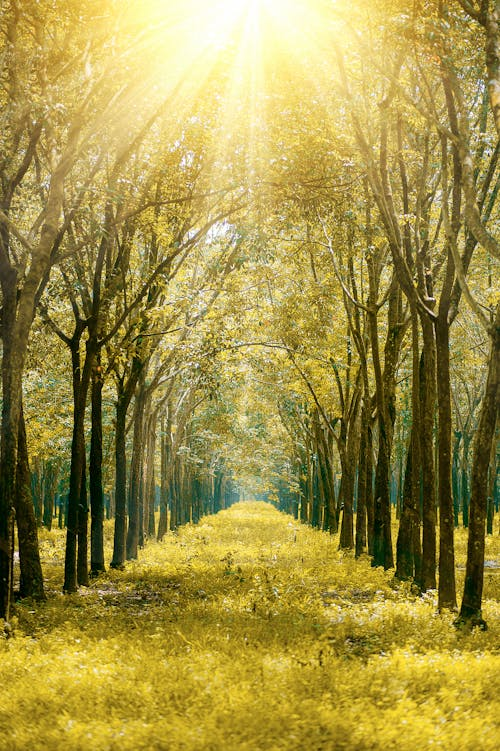
#> input picture photos/v1.jpeg, 500 x 751 px, found by its file name
$ python HistIP.py   (older library calls are emulated)
#> lines starting #> are read from the running program, lines starting #| are printed output that depends on the picture
### src/BaseIP.py
import cv2
import numpy as np
import  enum
class ColorType(enum.IntEnum):
    USE_RGB = 1
    USE_RGBA =2
    USE_HSV = 3
    USE_YUV = 4
class resize_flag(enum.IntEnum):
    relative=1
    Absolute=2
class BaseIP:
    def __init__(self):
        self.pos_x=0
        self.pos_y=0
        self.angle=0
    @staticmethod
    def ImRead(path,code=cv2.IMREAD_UNCHANGED):
        #cv2.IMREAD_COLOR,cv2.IMREAD_GRAYSCALE,cv2.IMREAD_UNCHANGED
#> called with path = 'v1.jpeg', code = -1
        return cv2.imread   (path,code)
#> returned value is the input picture: shape (751, 500, 3); mean B, G, R 70.3, 145.8, 160.8
#> call 2 of ImRead, with path = 'v2.jpg', code = -1
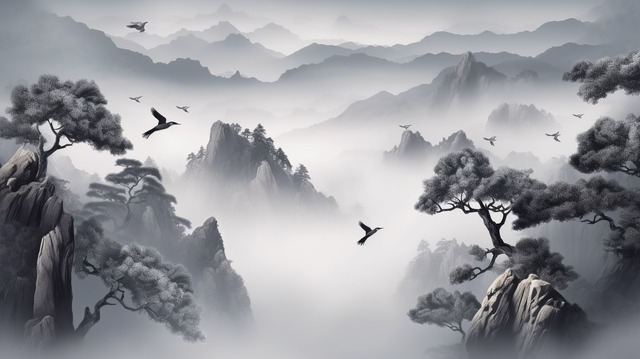
#> input picture photos/v2.jpg, 640 x 359 px, found by its file name
#> in ImRead, returned value is the input picture: shape (359, 640, 3); mean B, G, R 158.9, 153.9, 153

    # [4 lines left out: function ImWrite, not called in this run]

    @staticmethod
    def Imshow(img,windowname):
        cv2.namedWindow(windowname,cv2.WINDOW_NORMAL)
        cv2.imshow(windowname,img)
        cv2.waitKey(0)
    # [13 lines left out: function resize, not called in this run]


    @staticmethod
    def copyMakeBorder(img, top, bottom, left, right, value=[255, 255, 255]):
        return cv2.copyMakeBorder(img, top, bottom, left, right, borderType=cv2.BORDER_CONSTANT, value=value)
    # [36 lines left out: functions removeBorder, Split, merge, shift_pos, rotate, not called in this run]


# [8 lines that do not run on import are left out]


### src/HistIP.py

from BaseIP import BaseIP,ColorType,resize_flag
import matplotlib.pyplot as plt
import numpy as np
import cv2

class HistIP(BaseIP):
    def __init__(self) -> None:
        super().__init__()
        pass

    def CalcGrayHist(self,src_gray,mask=None):
        hist=cv2.calcHist([src_gray], [0], mask, [256], [0, 256])
        return hist


    def CalcColorHist(self,SrcColor,mask=None):
        histb=cv2.calcHist([SrcColor], [0], mask, [256], [0, 256])
        histg=cv2.calcHist([SrcColor], [1], mask, [256], [0, 256])
        histr=cv2.calcHist([SrcColor], [2], mask, [256], [0, 256])
        return histb,histg,histr

    def ShowGrayHist(self,winname,value=None):
        plt.plot(value, color='k')
        plt.title(winname)
        plt.xlabel('Pixel Value')
        plt.ylabel('Frequency')
        plt.show()

    def ShowColorHist(self, winname, b_value=None,g_value=None,r_value=None):
        plt.plot(b_value, color='b')
        plt.plot(g_value, color='g')
        plt.plot(r_value, color='r')
        plt.title(winname)
        plt.xlabel('Pixel Value')
        plt.ylabel('Frequency')
        plt.show()

    def MonoEqualize_gray(self,SrcGray):
        return cv2.equalizeHist(SrcGray)

    def MonoEqualize_rgb(self, src):
        b,g,r=self.Split(src)
        b_c=cv2.equalizeHist(b)
        g_c=cv2.equalizeHist(g)
        r_c=cv2.equalizeHist(r)
        return self.merge(b_c,g_c,r_c)

    def calc_cdf(self,hist_1,hist_2,hist_3,CType):
        if CType==1:
            sum_hist_b = cv2.calcHist([hist_1], [0], None, [256], [0, 256]).cumsum()
            sum_hist_g = cv2.calcHist([hist_2], [0], None, [256], [0, 256]).cumsum()
            sum_hist_r = cv2.calcHist([hist_3], [0], None, [256], [0, 256]).cumsum()

            normalized_hist_b = sum_hist_b / sum_hist_b[-1]
            normalized_hist_g = sum_hist_g / sum_hist_g[-1]
            normalized_hist_r = sum_hist_r / sum_hist_r[-1]
            return normalized_hist_b,normalized_hist_g,normalized_hist_r
        elif CType==3:
            sum_hist_v = cv2.calcHist([hist_3], [0], None, [256], [0, 256]).cumsum()
            normalized_hist_v = sum_hist_v / sum_hist_v[-1]
            return normalized_hist_v
        elif CType==4:
            sum_hist_y = cv2.calcHist([hist_1], [0], None, [256], [0, 256]).cumsum()
            normalized_hist_y = sum_hist_y / sum_hist_y[-1]
            return normalized_hist_y

    def interpolate_histogram(self,src_hist, ref_hist, intensity):
            # Create intermediate target histogram by interpolating between source and reference histograms
            target_hist = src_hist + intensity * (ref_hist - src_hist)
            return target_hist


    def HistMatching(self, SrcImg, RefImg, CType=ColorType.USE_RGB, intensity=1.0):
        # Convert copies to avoid modifying original images
#> called with CType = 1, intensity = 0.5
        src_converted = SrcImg.copy()
        ref_converted = RefImg.copy()


        if CType == ColorType.USE_RGB:
            # Calculate histograms for each channel
            src_b, src_g, src_r = cv2.split(src_converted)
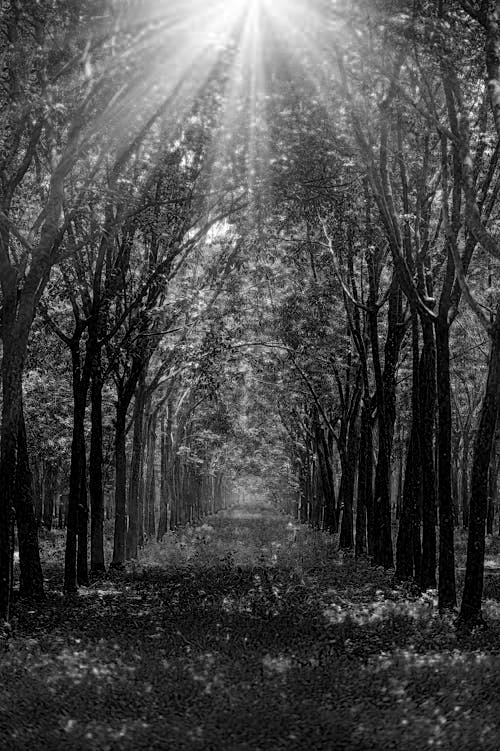
#> src_b: shape (751, 500); min 0, max 255, mean 70.3
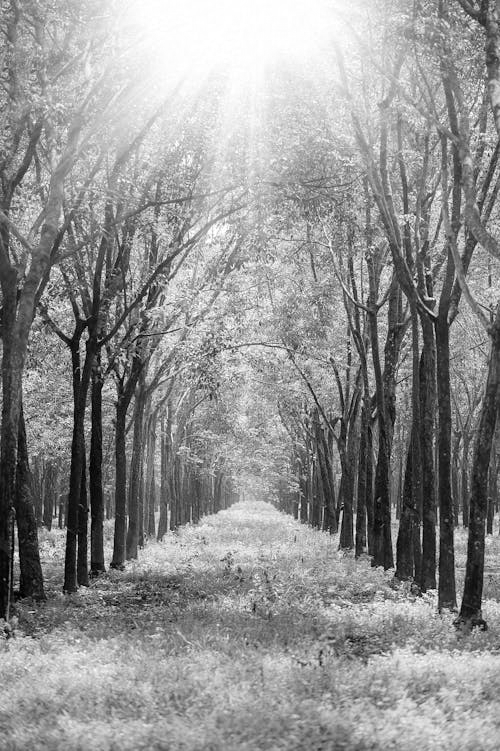
#> src_g: shape (751, 500); min 0, max 255, mean 145.8
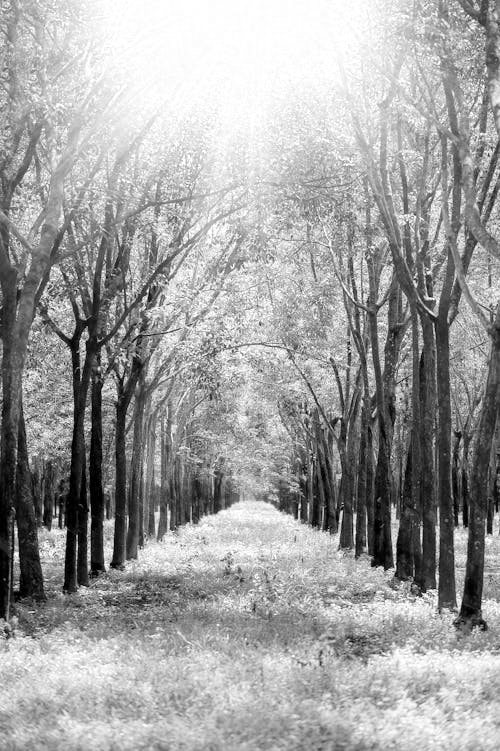
#> src_r: shape (751, 500); min 0, max 255, mean 160.8
            ref_b, ref_g, ref_r = cv2.split(ref_converted)

            # Calculate cumulative histograms for each channel
            src_hist_b,src_hist_g,src_hist_r=self.calc_cdf(src_b,src_g,src_r,CType)
#> in calc_cdf, `sum_hist_b = cv2.calcHist([hist_1], [0], None, [256], [0, 256]).cumsum()`: sum_hist_b = 256 values from 20142 to 375500
#> in calc_cdf, `sum_hist_g = cv2.calcHist([hist_2], [0], None, [256], [0, 256]).cumsum()`: sum_hist_g = 256 values from 29 to 375500
#> in calc_cdf, `sum_hist_r = cv2.calcHist([hist_3], [0], None, [256], [0, 256]).cumsum()`: sum_hist_r = 256 values from 1098 to 375500
#> in calc_cdf, `normalized_hist_b = sum_hist_b / sum_hist_b[-1]`: normalized_hist_b = 256 values from 0.0536 to 1
#> in calc_cdf, `normalized_hist_g = sum_hist_g / sum_hist_g[-1]`: normalized_hist_g = 256 values from 7.72e-05 to 1
#> in calc_cdf, `normalized_hist_r = sum_hist_r / sum_hist_r[-1]`: normalized_hist_r = 256 values from 0.00292 to 1
#> src_hist_b = 256 values from 0.0536 to 1; src_hist_g = 256 values from 7.72e-05 to 1; src_hist_r = 256 values from 0.00292 to 1
            ref_hist_b,ref_hist_g,ref_hist_r=self.calc_cdf(ref_b,ref_g,ref_r,CType)
#> ref_hist_b = 256 values from 0 to 1; ref_hist_g = 256 values from 4.35e-06 to 1; ref_hist_r = 256 values from 0 to 1

            # Interpolate target histograms
            target_hist_b = self.interpolate_histogram(src_hist_b, ref_hist_b, intensity)
#> in interpolate_histogram, `target_hist = src_hist + intensity * (ref_hist - src_hist)`: target_hist = 256 values from 0.0268 to 1
#> target_hist_b = 256 values from 0.0268 to 1
            target_hist_g = self.interpolate_histogram(src_hist_g, ref_hist_g, intensity)
#> target_hist_g = 256 values from 4.08e-05 to 1
            target_hist_r = self.interpolate_histogram(src_hist_r, ref_hist_r, intensity)
#> target_hist_r = 256 values from 0.00146 to 1

            # Create lookup tables
            lut_b = np.interp(src_hist_b, target_hist_b, np.arange(256))
#> lut_b = 256 values from 9.15 to 255
            lut_g = np.interp(src_hist_g, target_hist_g, np.arange(256))
#> lut_g = 256 values from 0.72 to 255
            lut_r = np.interp(src_hist_r, target_hist_r, np.arange(256))
#> lut_r = 256 values from 3.85 to 255

            # Apply lookup tables
            b = cv2.LUT(src_b, lut_b.astype(np.uint8))
            g = cv2.LUT(src_g, lut_g.astype(np.uint8))
            r = cv2.LUT(src_r, lut_r.astype(np.uint8))

            return cv2.merge([b, g, r])
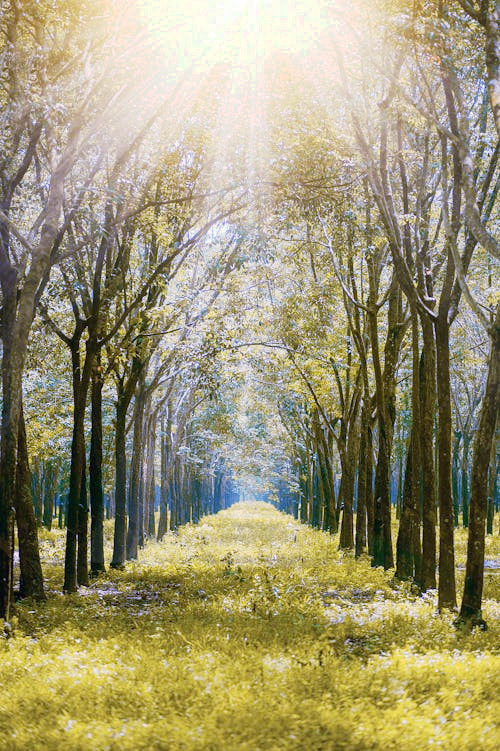
#> returned value: shape (751, 500, 3); mean of channels 0, 1, 2 114.7, 149.4, 156.5; drawn as B, G, R

        elif CType == ColorType.USE_HSV:
            src_hsv = cv2.cvtColor(src_converted, cv2.COLOR_BGR2HSV)
            ref_hsv = cv2.cvtColor(ref_converted, cv2.COLOR_BGR2HSV)

            # Only match V channel, preserve H and S
            h, s, v = cv2.split(src_hsv)
            _, _, ref_v = cv2.split(ref_hsv)

            # Calculate and interpolate V channel histogram
            src_hist_v=self.calc_cdf(h,s,v,CType)
            ref_hist_v=self.calc_cdf(_,_,ref_v,CType)


            target_hist_v = self.interpolate_histogram(src_hist_v, ref_hist_v, intensity)
            lut_v = np.interp(src_hist_v, target_hist_v, np.arange(256))

            v_matched = cv2.LUT(v, lut_v.astype(np.uint8))
            hsv_matched = cv2.merge([h, s, v_matched])

            return cv2.cvtColor(hsv_matched, cv2.COLOR_HSV2BGR)

        elif CType == ColorType.USE_YUV:
            src_yuv = cv2.cvtColor(src_converted, cv2.COLOR_BGR2YUV)
            ref_yuv = cv2.cvtColor(ref_converted, cv2.COLOR_BGR2YUV)

            # Only match Y channel, preserve U and V
            y, u, v = cv2.split(src_yuv)
            ref_y, _, _ = cv2.split(ref_yuv)

            # Calculate and interpolate Y channel histogram
            src_hist_y=self.calc_cdf(y,u,v,CType)
            ref_hist_y=self.calc_cdf(ref_y,_,_,CType)

            target_hist_y = self.interpolate_histogram(src_hist_y, ref_hist_y, intensity)
            lut_y = np.interp(src_hist_y, target_hist_y, np.arange(256))

            y_matched = cv2.LUT(y, lut_y.astype(np.uint8))
            yuv_matched = cv2.merge([y_matched, u, v])

            return cv2.cvtColor(yuv_matched, cv2.COLOR_YUV2BGR)


if __name__=="__main__":
    a=HistIP()
    # [27 lines of commented-out code are left out]
    img=a.ImRead("v1.jpeg")
    img1=a.ImRead("v2.jpg")
    a.Imshow(img,"11")
    # b_value,g_value,r_value=a.CalcColorHist(img)
    # a.ShowColorHist("11",b_value,g_value,r_value)

    a.Imshow(img1,"22")
    # b_value,g_value,r_value=a.CalcColorHist(img1)
    # a.ShowColorHist("22",b_value,g_value,r_value)

    # final_img=match_histograms(img1,img,multichannel=True)
    final_img=a.HistMatching(img,img1,CType=ColorType.USE_RGB, intensity=0.5)
    final_img1=a.HistMatching(img,img1,CType=ColorType.USE_RGB, intensity=1.0)
#> call 2 of HistMatching, with CType = 1, intensity = 1
#> in HistMatching (call 2), `target_hist_b = self.interpolate_histogram(src_hist_b, ref_hist_b, int..`: target_hist_b = 256 values from 0 to 1
#> in HistMatching (call 2), `target_hist_g = self.interpolate_histogram(src_hist_g, ref_hist_g, int..`: target_hist_g = 256 values, max 1 at index 254, min 4.35e-06 at index 1, mean 0.399
#> in HistMatching (call 2), `target_hist_r = self.interpolate_histogram(src_hist_r, ref_hist_r, int..`: target_hist_r = 256 values from 0 to 1
#> in HistMatching (call 2), `lut_b = np.interp(src_hist_b, target_hist_b, np.arange(256))`: lut_b = 256 values from 54.59 to 255
#> in HistMatching (call 2), `lut_g = np.interp(src_hist_g, target_hist_g, np.arange(256))`: lut_g = 256 values from 8.75 to 255
#> in HistMatching (call 2), `lut_r = np.interp(src_hist_r, target_hist_r, np.arange(256))`: lut_r = 256 values from 23.65 to 255
#> in HistMatching (call 2), `b = cv2.LUT(src_b, lut_b.astype(np.uint8))`:
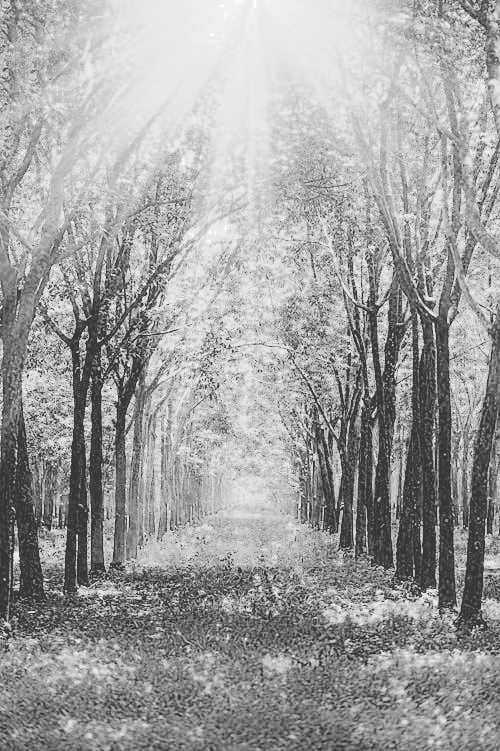
#> b: shape (751, 500); min 54, max 255, mean 159.2
#> in HistMatching (call 2), `return cv2.merge([b, g, r])`:
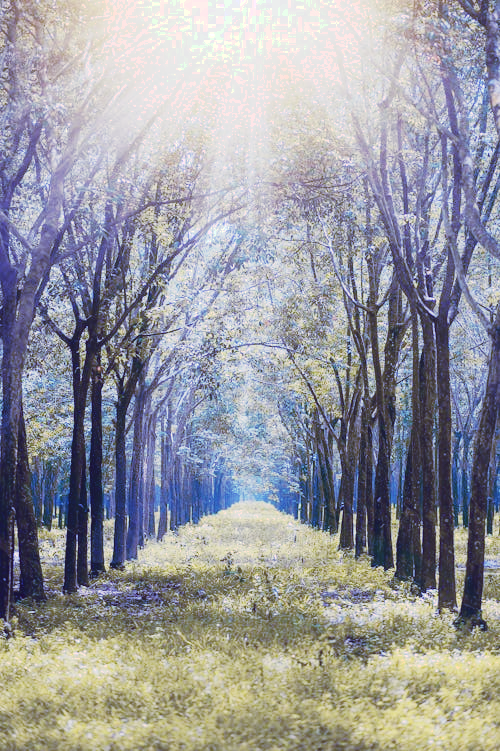
#> returned value: shape (751, 500, 3); mean of channels 0, 1, 2 159.2, 153.5, 153; drawn as B, G, R
    # print(final_img.shape[0])
    # print(final_img.shape[1])
    # print(final_img.shape[2])
    a.Imshow(final_img,"33")
    a.Imshow(final_img1,"44")
    # [11 lines of commented-out code are left out]
